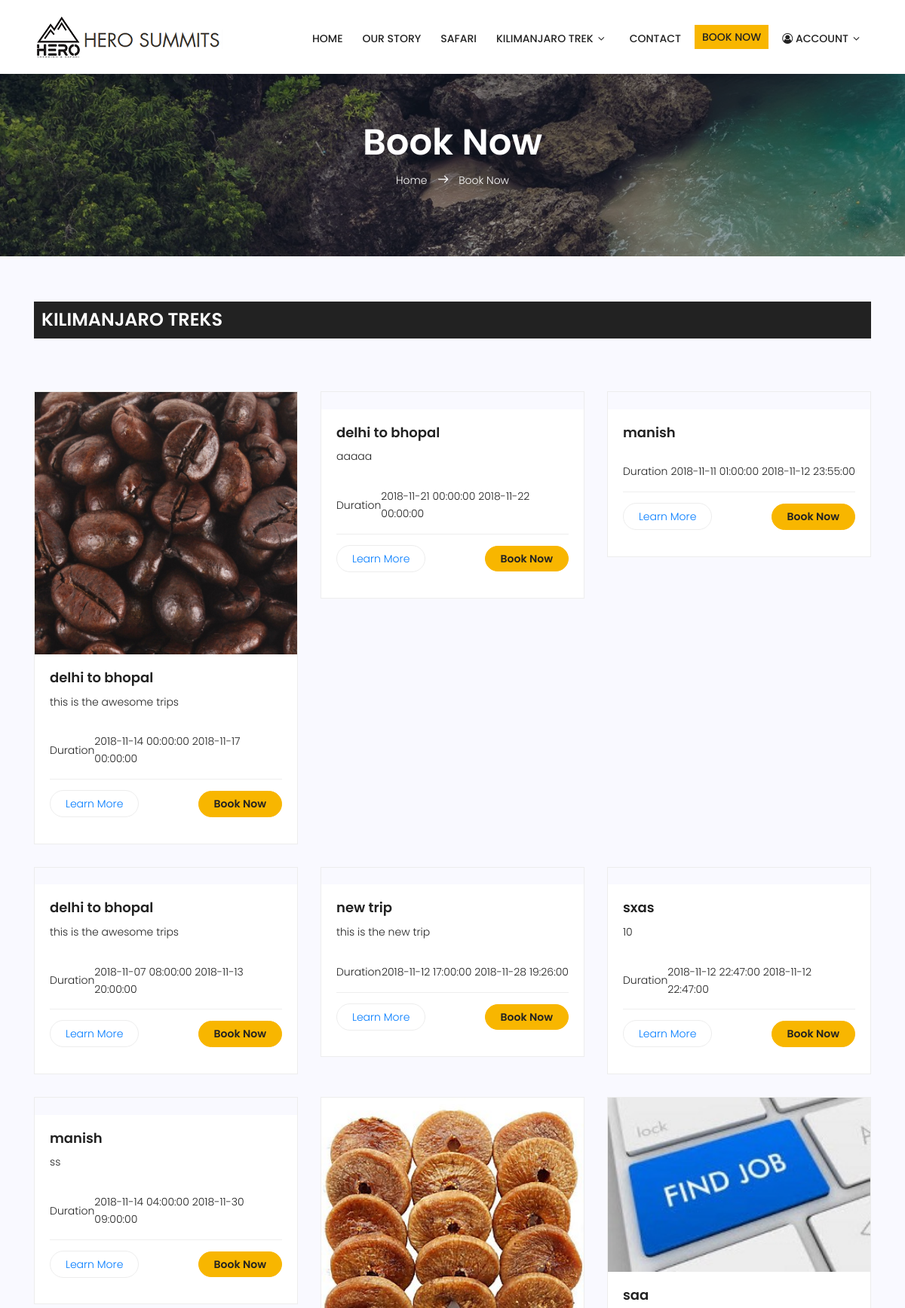
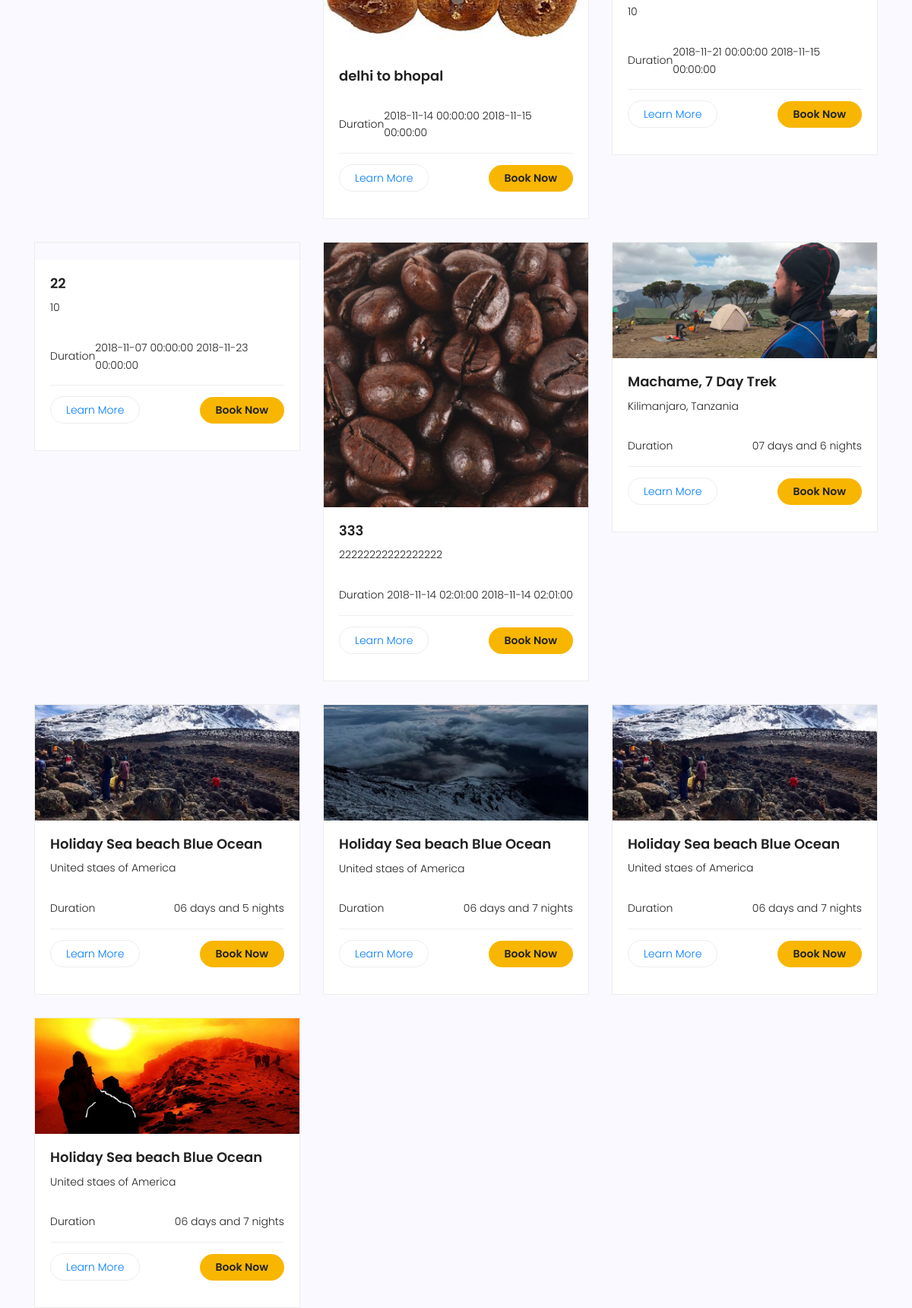
Screenshot of /index.php/trip_book/trip_show (upper part) with the database file from the repository (2 pictures, top to bottom).
### tables this page shows
CREATE TABLE `trip_table` (
  `id` int(11) NOT NULL,
  `category_id` int(11) NOT NULL,
  `trip_title` varchar(255) NOT NULL,
  `trip_description` varchar(255) DEFAULT NULL,
  `trip_start_date` datetime NOT NULL,
  `trip_end_date` datetime NOT NULL,
  `start_place` varchar(255) DEFAULT NULL,
  `end_place` varchar(255) DEFAULT NULL,
  `trip_extra_date` tinyint(1) NOT NULL DEFAULT '0',
  `extra_price` int(11) DEFAULT '0',
  `person_price` varchar(255) NOT NULL,
  `image` varchar(255) DEFAULT NULL,
  `hotel_price` int(11) DEFAULT NULL,
  `day_count` varchar(255) DEFAULT NULL,
  `picup_price` int(11) DEFAULT NULL,
  `drop_off_price` int(11) DEFAULT NULL,
  `active` int(11) NOT NULL DEFAULT '1',
  `status` int(11) NOT NULL DEFAULT '1',
  `created_by` int(11) NOT NULL,
  `created_date` timestamp NOT NULL DEFAULT CURRENT_TIMESTAMP,
  `updated_date` timestamp NOT NULL DEFAULT '0000-00-00 00:00:00' ON UPDATE CURRENT_TIMESTAMP
);

### application/controllers/Trip_Book.php (called while the page is built, shortened)
<?php
class Trip_Book extends CI_Controller {
        public function __construct()
        {
                $this->load->model('Trip_Book_model');
				$this->load->library('session');
				}
function trip_show(){
   	  $query= $this->db->query('select * from trip_table');
      $all['trip'] =$query->result();
      $this->load->view('book-now',$all);
   }
}

### index.php (called while the page is built, shortened)
<?php
require_once BASEPATH.'core/CodeIgniter.php';

### application/views/book-now.php (the view, shortened to what this page needs)
  <?php include('header.php'); ?>
			<section class="about-banner relative">
				<div class="overlay overlay-bg"></div>
				<div class="container">
					<div class="row d-flex align-items-center justify-content-center">
						<div class="about-content col-lg-12">
							<h1 class="text-white">
								Book Now
							</h1>
							<p class="text-white link-nav"><a href="<?php echo base_url()?>">Home </a>  <span class="lnr lnr-arrow-right"></span>  <a href="<?php echo site_url('Wix_Controller/book')?>"> Book Now</a></p>
						</div>
					</div>
				</div>
			</section>
			<section class="destinations-area section-gap">
				<div class="container">
				  <div class="row d-flex justify-content-center">
		                <div class="menu-content pb-30 col-lg-12">
		                    <div class="title">
		                        <h1 class="mb-10 trek-title">KILIMANJARO TREKS</h1>
		                      </div>
		                </div>
		            </div>
					<div class="row">
						<?php foreach($trip as $row){?>
						<div class="col-lg-4">
							<div class="single-destinations">
								<div class="thumb">
									<img src="<?php echo base_url()?>uploads/<?php echo $row->image  ?>" alt="">
								</div>
								<div class="details">
									<h4><?php echo $row->trip_title ?></h4>
									<p>
										<?php echo $row->trip_description ?>
									</p>
									<ul class="package-list">
										<li class="d-flex justify-content-between align-items-center">
											<span>Duration</span>
											<span><?php echo $row->trip_start_date ." ". $row->trip_end_date  ?></span>
										</li>
										<li class="d-flex justify-content-between align-items-center">
											<span><a href="#">Learn More</a></span>
											<a href="<?php echo site_url('Trip_book/machame_trek')."/".$row->id; ?>" class="price-btn">Book Now</a>
										</li>
									</ul>
								</div>
							</div>
						</div>
						<?php }?>
						<div class="col-lg-4">
							<div class="single-destinations">
								<div class="thumb">
									<img src="<?php echo base_url()?>assets/img/packages/d2.jpg" alt="">
								</div>
								<div class="details">
									<h4>Machame, 7 Day Trek</h4>
									<p>
										Kilimanjaro, Tanzania
									</p>
									<ul class="package-list">
										<li class="d-flex justify-content-between align-items-center">
											<span>Duration</span>
											<span>07 days and 6 nights</span>
										</li>
										<li class="d-flex justify-content-between align-items-center">
											<span><a href="#">Learn More</a></span>
											<a href="machame-6-day-trek.php" class="price-btn">Book Now</a>
										</li>
									</ul>
								</div>
							</div>
						</div>
						<div class="col-lg-4">
							<div class="single-destinations">
								<div class="thumb">
									<img src="<?php echo base_url()?>assets/img/packages/d3.jpg" alt="">
								</div>
								<div class="details">
									<h4>Holiday Sea beach Blue Ocean</h4>
									<p>
										United staes of America
									</p>
									<ul class="package-list">
										<li class="d-flex justify-content-between align-items-center">
											<span>Duration</span>
											<span>06 days and 5 nights</span>
										</li>
										<li class="d-flex justify-content-between align-items-center">
											<span><a href="#">Learn More</a></span>
											<a href="machame-6-day-trek.php" class="price-btn">Book Now</a>
										</li>
									</ul>
								</div>
							</div>
						</div>
						<div class="col-lg-4">
							<div class="single-destinations">
								<div class="thumb">
									<img src="<?php echo base_url()?>assets/img/packages/d4.jpg" alt="">
								</div>
								<div class="details">
									<h4>Holiday Sea beach Blue Ocean</h4>
									<p>
										United staes of America
									</p>
									<ul class="package-list">
										<li class="d-flex justify-content-between align-items-center">
											<span>Duration</span>
											<span>06 days and 7 nights</span>
										</li>
										<li class="d-flex justify-content-between align-items-center">
											<span><a href="#">Learn More</a></span>
											<a href="machame-6-day-trek.php" class="price-btn">Book Now</a>
										</li>
									</ul>
								</div>
							</div>
						</div>
						<div class="col-lg-4">
							<div class="single-destinations">
								<div class="thumb">
									<img src="<?php echo base_url()?>assets/img/packages/d5.jpg" alt="">
								</div>
								<div class="details">
									<h4>Holiday Sea beach Blue Ocean</h4>
									<p>
										United staes of America
									</p>
									<ul class="package-list">
										<li class="d-flex justify-content-between align-items-center">
											<span>Duration</span>
											<span>06 days and 7 nights</span>
										</li>
										<li class="d-flex justify-content-between align-items-center">
											<span><a href="#">Learn More</a></span>
											<a href="machame-6-day-trek.php" class="price-btn">Book Now</a>
										</li>
									</ul>
								</div>
							</div>
						</div>
						<div class="col-lg-4">
							<div class="single-destinations">
								<div class="thumb">
									<img src="<?php echo base_url()?>assets/img/packages/d6.jpg" alt="">
								</div>
								<div class="details">
									<h4>Holiday Sea beach Blue Ocean</h4>
									<p>
										United staes of America
									</p>
									<ul class="package-list">
										<li class="d-flex justify-content-between align-items-center">
											<span>Duration</span>
											<span>06 days and 7 nights</span>
										</li>
										<li class="d-flex justify-content-between align-items-center">
											<span><a href="#">Learn More</a></span>
											<a href="machame-6-day-trek.php" class="price-btn">Book Now</a>
										</li>
									</ul>
								</div>
							</div>
						</div>
					</div>
				</div>
			</section>
<?php include('footer.php'); ?>

### assets/css/main.css (style rules this page uses)
body { color: #222222; font-family: "Poppins", sans-serif; font-size: 14px; font-weight: 300; line-height: 1.625em; position: relative; }
ol, ul { margin: 0; padding: 0; list-style: none; }
a { -webkit-transition: all 0.3s ease 0s; -moz-transition: all 0.3s ease 0s; -o-transition: all 0.3s ease 0s; transition: all 0.3s ease 0s; }
a, a:focus, a:hover { text-decoration: none; outline: 0; }
h1, h2, h3, h4, h5, h6 { font-family: "Poppins", sans-serif; color: #222222; line-height: 1.2em !important; margin-bottom: 0; margin-top: 0; font-weight: 600; }
h1, .h1 { font-size: 36px; }
h4, .h4 { font-size: 18px; }
.mb-10 { margin-bottom: 10px; }
.pb-30 { padding-bottom: 30px; }
.text-white { color: #fff; }
.relative { position: relative; }
.overlay { position: absolute; left: 0; right: 0; top: 0; bottom: 0; }
h1 { font-size: 36px; }
h4 { font-size: 18px; }
h1, h2, h3, h4, h5, h6 { line-height: 1.5em; }
.section-gap { padding: 60px 0; }
.link-nav { margin-top: 10px; margin-bottom: 0px; }
.about-banner { background: url(../img/top-banner.jpg) center; background-size: cover; }
.about-banner .overlay-bg { background: rgba(4, 9, 30, 0.4); }
.about-content { margin-top: 70px; padding: 90px 0px; text-align: center; }
.about-content h1 { font-size: 48px; font-weight: 600; }
.about-content a { color: #fff; font-weight: 300; font-size: 14px; }
.about-content .lnr { margin: 0px 10px; font-weight: 600; }
.destinations-area { background: #f9f9ff; }
.destinations-area .single-destinations { margin-top: 30px; -webkit-transition: all 0.3s ease 0s; -moz-transition: all 0.3s ease 0s; -o-transition: all 0.3s ease 0s; transition: all 0.3s ease 0s; border: 1px solid #ededed; }
.destinations-area .single-destinations .thumb { overflow: hidden; }
.destinations-area .single-destinations .thumb img { width: 100%; -webkit-transition: all 0.3s ease 0s; -moz-transition: all 0.3s ease 0s; -o-transition: all 0.3s ease 0s; transition: all 0.3s ease 0s; }
.destinations-area .single-destinations .details { background: #fff; padding: 20px; }
.destinations-area .single-destinations .details h4 { margin-bottom: 10px; }
.destinations-area .single-destinations .details .package-list { margin-top: 30px; }
.destinations-area .single-destinations .details .package-list li { border-bottom: 1px solid #eee; margin-bottom: 15px; padding-bottom: 15px; }
.destinations-area .single-destinations .details .package-list li:last-child { border-bottom: none; margin-bottom: 0px; }
.destinations-area .single-destinations .details .price-btn { background: #f8b600; color: #222; font-weight: 600; padding: 5px 20px; border-radius: 20px; border:1px solid #f8b600; }
.trek-title { background: #222222; color: #ffffff; padding: 10px; font-size: 24px; }
ul.package-list li span a { padding: 7px 20px; border: 1px solid #ededed; border-radius: 20px; }

### rows the page displays
trip_table: image (picture), trip_title "delhi to bhopal", trip_description "this is the awesome trips", trip_start_date "2018-11-14 00:00:00", trip_end_date "2018-11-17 00:00:00"
trip_table: trip_title "delhi to bhopal", trip_description "aaaaa", trip_start_date "2018-11-21 00:00:00", trip_end_date "2018-11-22 00:00:00"
trip_table: trip_title "manish", trip_start_date "2018-11-11 01:00:00", trip_end_date "2018-11-12 23:55:00"
trip_table: trip_title "delhi to bhopal", trip_description "this is the awesome trips", trip_start_date "2018-11-07 08:00:00", trip_end_date "2018-11-13 20:00:00"
trip_table: trip_title "new trip", trip_description "this is the new trip", trip_start_date "2018-11-12 17:00:00", trip_end_date "2018-11-28 19:26:00"
trip_table: trip_title "sxas", trip_description "10", trip_start_date "2018-11-12 22:47:00", trip_end_date "2018-11-12 22:47:00"
trip_table: trip_title "manish", trip_description "ss", trip_start_date "2018-11-14 04:00:00", trip_end_date "2018-11-30 09:00:00"
trip_table: image (picture), trip_title "delhi to bhopal", trip_start_date "2018-11-14 00:00:00", trip_end_date "2018-11-15 00:00:00"
trip_table: image (picture), trip_title "saa", trip_description "10", trip_start_date "2018-11-21 00:00:00", trip_end_date "2018-11-15 00:00:00"
trip_table: trip_title "22", trip_description "10", trip_start_date "2018-11-07 00:00:00", trip_end_date "2018-11-23 00:00:00"
trip_table: image (picture), trip_title "333", trip_description "22222222222222222", trip_start_date "2018-11-14 02:01:00", trip_end_date "2018-11-14 02:01:00"
